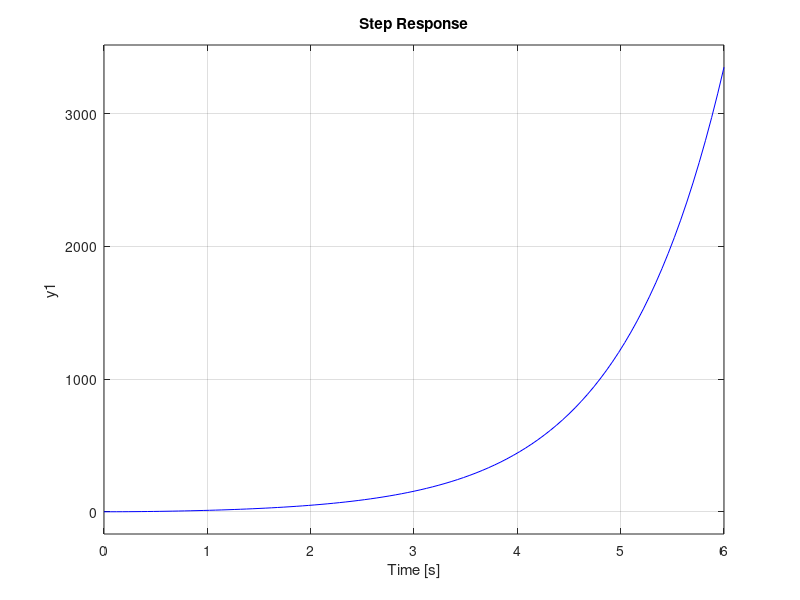
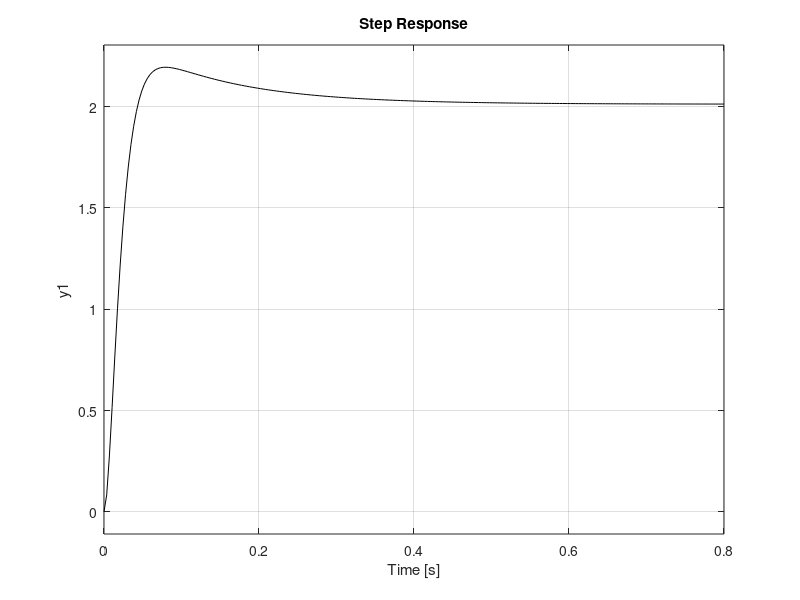
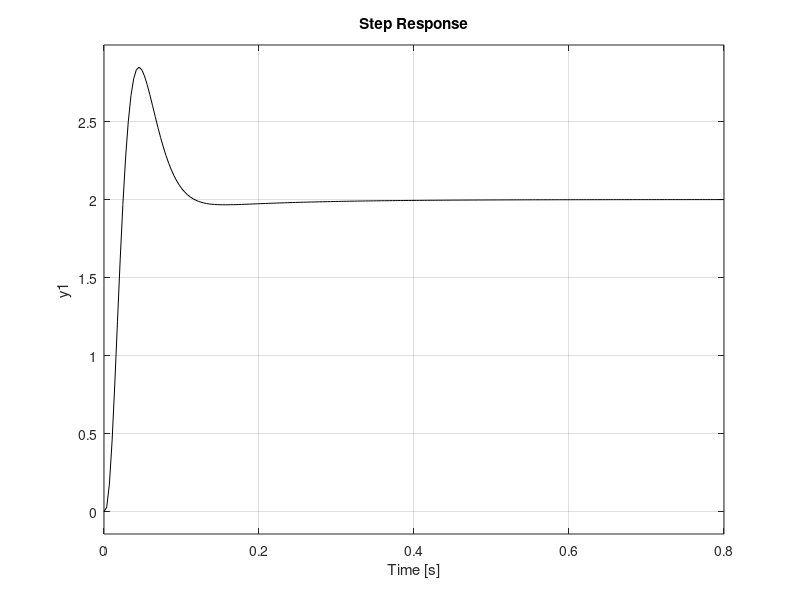

Recreate these plots in MATLAB, in order.
clc
close all
clear

%---------proceso--------
g=tf(25,[1 1 -2]);

step(g,'b')

%----------ecuacion deseada----
den = conv([1 8],[1 80]);
den = conv(den,[1 90]);

%--------controlador-----
A=[0 0 1 0;
   0 0 1 1;
   25 0 -2 1;
   0 25 0 -2];
B=[1 178 8560 57600]';
x=inv(A)*B;

q1 = x(1);
q0 = x(2);
p1 = x(3);
p0 = x(4);

gc = tf([q1 q0],[p1 p0]);
sis_ol = gc*g;
sis_cl = feedback(sis_ol,1);
figure
step(2*sis_cl,'k')


%----------sin error en estado estacionario

den = conv([1 8],[1 80]);
den = conv(den,[1 80]);
den = conv(den,[1 90]);
den = conv(den,[1 90]);

%--------controlador-----
A=[0 0 0 1 0 0;
   0 0 0 1 1 0;
   0 0 0 -2 1 1;
   25 0 0 0 -2 1;
   0 25 0 0 0 -2;
   0 0 25 0 0 0];
B=[1 348 46020 2794400 71424000 414720000]';
x=inv(A)*B;

q21 = x(1);
q11 = x(2);
q01 = x(3);
p21 = x(4);
p11 = x(5);
p01 = x(6);

gc = tf([q21 q11 q01],[p21 p11 p01 0]);
sis_ol = gc*g;
sis_cl = feedback(sis_ol,1);
figure
step(2*sis_cl,'k')
